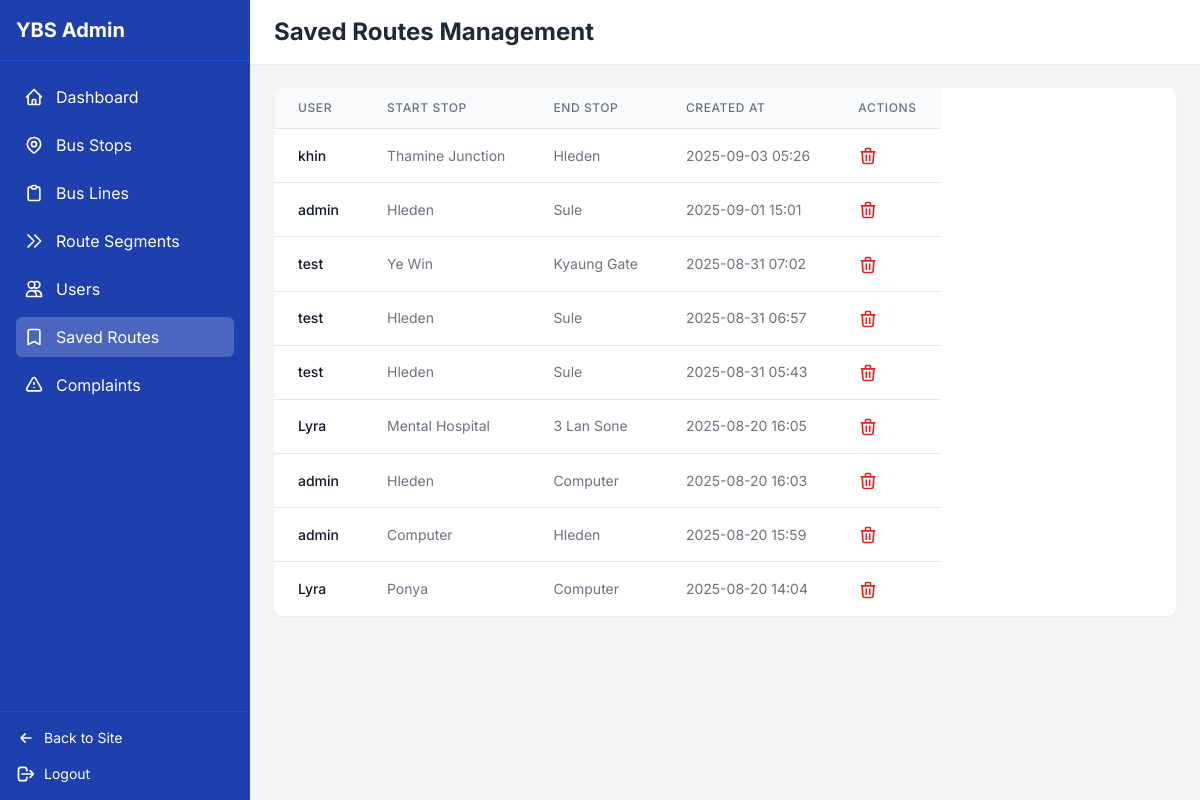
/admin-dashboard/saved-routes/ (signed in), run on an earlier commit of the app's database.
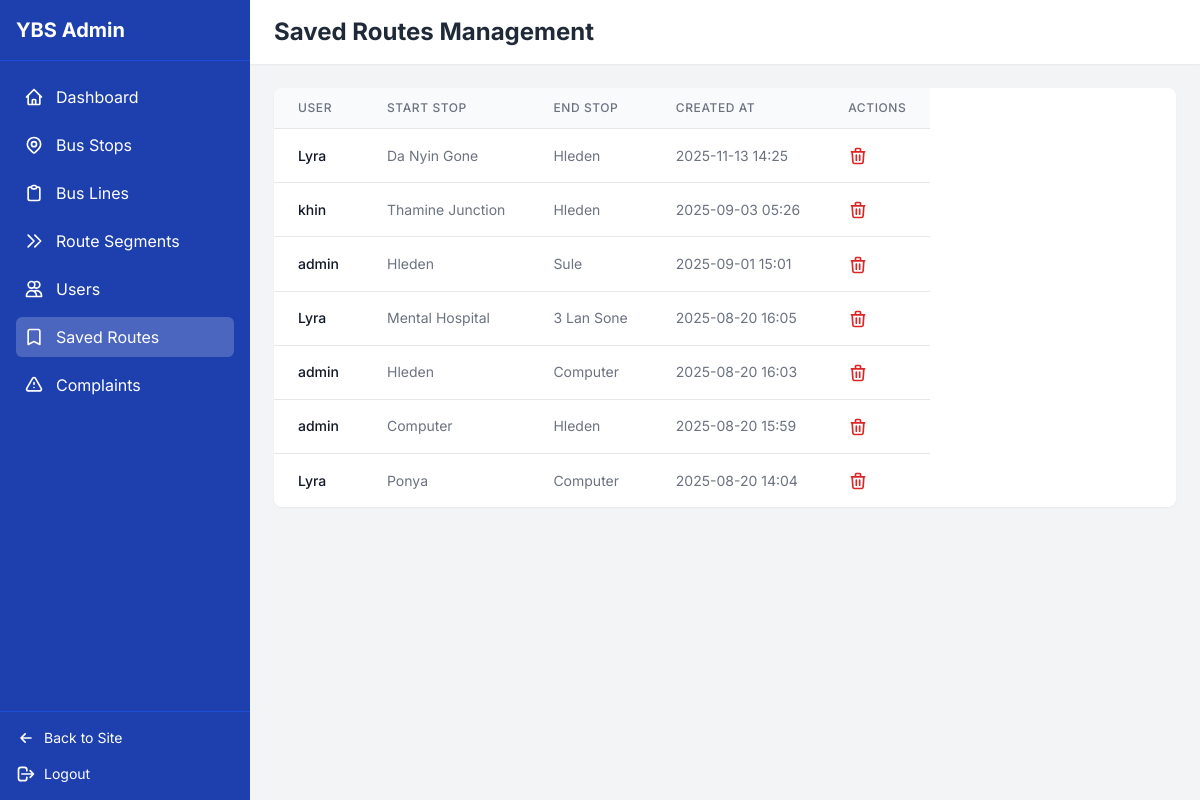
And on a later commit of the database.
### bus_routes/models.py (models this page shows, shortened)
class SavedRoute(models.Model):
    user = models.ForeignKey(User, on_delete=models.CASCADE, related_name='saved_routes')
    start_stop = models.ForeignKey(BusStop, on_delete=models.CASCADE, related_name='routes_as_start')
    end_stop = models.ForeignKey(BusStop, on_delete=models.CASCADE, related_name='routes_as_end')
    name = models.CharField(max_length=100, blank=True, null=True)
    created_at = models.DateTimeField(auto_now_add=True)
    class Meta:
        verbose_name = "Saved Route"
        verbose_name_plural = "Saved Routes"
        ordering = ['-created_at']

class BusStop(models.Model):
    name_mm = models.CharField(max_length=255, verbose_name="Stop Name (Myanmar)")
    name_en = models.CharField(max_length=255, verbose_name="Stop Name (English)")
    road_name_mm = models.CharField(max_length=255, blank=True, null=True, verbose_name="Road Name (Myanmar)")
    road_name_en = models.CharField(max_length=255, blank=True, null=True, verbose_name="Road Name (English)")
    latitude = models.DecimalField(max_digits=9, decimal_places=6, null=True, blank=True, verbose_name="Latitude")
    longitude = models.DecimalField(max_digits=9, decimal_places=6, null=True, blank=True, verbose_name="Longitude")
    class Meta:
        verbose_name = "Bus Stop"
        verbose_name_plural = "Bus Stops"
        unique_together = (('name_mm', 'road_name_mm'), ('name_en', 'road_name_en'))

### bus_routes/views.py (the view)
# urls.py: path('admin-dashboard/saved-routes/', views.admin_saved_routes, name='admin_saved_routes'),
@user_passes_test(is_admin)
def admin_saved_routes(request):
    saved_routes_list = SavedRoute.objects.all().order_by('-created_at')
    paginator = Paginator(saved_routes_list, 20)
    page_number = request.GET.get('page')
    page_obj = paginator.get_page(page_number)
    return render(request, 'admin_saved_routes.html', {
        'active_tab': 'saved_routes',
        'saved_routes': page_obj
    })

### bus_routes/views.py (called while the page is built)
def is_admin(user):
    return user.is_authenticated and user.is_staff

### templates/admin_saved_routes.html (shortened to what this page needs)
{% extends 'admin_dashboard.html' %}
{% block header_title %}Saved Routes Management{% endblock %}
{% block content %}
<div class="bg-white rounded-lg shadow-sm overflow-hidden">
    <div class="overflow-x-auto -webkit-overflow-scrolling-touch">
        <table class="min-w-full divide-y divide-gray-200" style="min-width: 600px;">
            <thead class="bg-gray-50">
                <tr>
                    <th class="px-3 sm:px-6 py-3 text-left text-xs font-medium text-gray-500 uppercase tracking-wider">User</th>
                    <th class="px-3 sm:px-6 py-3 text-left text-xs font-medium text-gray-500 uppercase tracking-wider">Start Stop</th>
                    <th class="px-3 sm:px-6 py-3 text-left text-xs font-medium text-gray-500 uppercase tracking-wider">End Stop</th>
                    <th class="px-3 sm:px-6 py-3 text-left text-xs font-medium text-gray-500 uppercase tracking-wider">Created At</th>
                    <th class="px-3 sm:px-6 py-3 text-left text-xs font-medium text-gray-500 uppercase tracking-wider">Actions</th>
                </tr>
            </thead>
            <tbody class="bg-white divide-y divide-gray-200">
                {% for route in saved_routes %}
                <tr class="hover:bg-gray-50">
                    <td class="px-3 sm:px-6 py-4 whitespace-nowrap text-sm font-medium text-gray-900">
                        {{ route.user.username }}
                    </td>
                    <td class="px-3 sm:px-6 py-4 whitespace-nowrap text-sm text-gray-500">
                        {{ route.start_stop.name_en }}
                    </td>
                    <td class="px-3 sm:px-6 py-4 whitespace-nowrap text-sm text-gray-500">
                        {{ route.end_stop.name_en }}
                    </td>
                    <td class="px-3 sm:px-6 py-4 whitespace-nowrap text-sm text-gray-500">
                        {{ route.created_at|date:"Y-m-d H:i" }}
                    </td>
                    <td class="px-3 sm:px-6 py-4 whitespace-nowrap text-sm font-medium">
                        <a href="{% url 'admin_saved_route_delete' route.id %}"
                           class="text-red-600 hover:text-red-900"
                           onclick="return confirm('Are you sure you want to delete this saved route?')">
                        </a>
                    </td>
                </tr>
                {% empty %}
                <tr>
                    <td colspan="5" class="px-6 py-8 text-center text-gray-500">
                        No saved routes found.
                    </td>
                </tr>
                {% endfor %}
            </tbody>
        </table>
    </div>
</div>
{% endblock %}

### templates/admin_dashboard.html (shortened to what this page needs)
<!DOCTYPE html>
<html lang="en">
<head>
    {% load static %}
    <script src="https://cdn.tailwindcss.com"></script>
</head>
<body>
    <div class="flex h-screen overflow-hidden">
        <div class="sidebar bg-blue-800 text-white flex flex-col mobile-hidden md:translate-x-0" id="sidebar">
            <div class="p-4 border-b border-blue-700 flex justify-between items-center">
                <h1 class="text-xl font-bold">YBS Admin</h1>
            </div>
            <nav class="flex-1 overflow-y-auto p-4">
                <ul class="space-y-2">
                    <li>
                        <a href="{% url 'admin_dashboard' %}" class="nav-item flex items-center p-2 {% if active_tab == 'dashboard' %}active{% endif %}">
                            Dashboard
                        </a>
                    </li>
                    <li>
                        <a href="{% url 'admin_bus_stops' %}" class="nav-item flex items-center p-2 {% if active_tab == 'bus_stops' %}active{% endif %}">
                            Bus Stops
                        </a>
                    </li>
                    <li>
                        <a href="{% url 'admin_bus_lines' %}" class="nav-item flex items-center p-2 {% if active_tab == 'bus_lines' %}active{% endif %}">
                            Bus Lines
                        </a>
                    </li>
                    <li>
                        <a href="{% url 'admin_route_segments' %}" class="nav-item flex items-center p-2 {% if active_tab == 'route_segments' %}active{% endif %}">
                            <svg xmlns="http://www.w3.org/2000/svg" class="h-5 w-5 mr-3" fill="none" viewBox="0 0 24 24" stroke="currentColor">
                                <path stroke-linecap="round" stroke-linejoin="round" stroke-width="2" d="M13 5l7 7-7 7M5 5l7 7-7 7" />
                            </svg>
                            Route Segments
                        </a>
                    </li>
                    <li>
                        <a href="{% url 'admin_users' %}" class="nav-item flex items-center p-2 {% if active_tab == 'users' %}active{% endif %}">
                            <svg xmlns="http://www.w3.org/2000/svg" class="h-5 w-5 mr-3" fill="none" viewBox="0 0 24 24" stroke="currentColor">
                                <path stroke-linecap="round" stroke-linejoin="round" stroke-width="2" d="M12 4.354a4 4 0 110 5.292M15 21H3v-1a6 6 0 0112 0v1zm0 0h6v-1a6 6 0 00-9-5.197M13 7a4 4 0 11-8 0 4 4 0 018 0z" />
                            </svg>
                            Users
                        </a>
                    </li>
                    <li>
                        <a href="{% url 'admin_saved_routes' %}" class="nav-item flex items-center p-2 {% if active_tab == 'saved_routes' %}active{% endif %}">
                            <svg xmlns="http://www.w3.org/2000/svg" class="h-5 w-5 mr-3" fill="none" viewBox="0 0 24 24" stroke="currentColor">
                                <path stroke-linecap="round" stroke-linejoin="round" stroke-width="2" d="M5 5a2 2 0 012-2h10a2 2 0 012 2v16l-7-3.5L5 21V5z" />
                            </svg>
                            Saved Routes
                        </a>
                    </li>
                    <li>
                        <a href="{% url 'admin_complaints' %}" class="nav-item flex items-center p-2 {% if active_tab == 'complaints' %}active{% endif %}">
                            Complaints
                        </a>
                    </li>
                </ul>
            </nav>
            <div class="p-4 border-t border-blue-700">
                <a href="{% url 'home' %}" class="flex items-center text-sm hover:text-white">
                    <svg xmlns="http://www.w3.org/2000/svg" class="h-5 w-5 mr-2" fill="none" viewBox="0 0 24 24" stroke="currentColor">
                        <path stroke-linecap="round" stroke-linejoin="round" stroke-width="2" d="M11 17l-5-5m0 0l5-5m-5 5h12" />
                    </svg>
                    Back to Site
                </a>
                <a href="{% url 'logout' %}" class="flex items-center text-sm mt-4 hover:text-white">
                    <svg xmlns="http://www.w3.org/2000/svg" class="h-5 w-5 mr-2" fill="none" viewBox="0 0 24 24" stroke="currentColor">
                        <path stroke-linecap="round" stroke-linejoin="round" stroke-width="2" d="M17 16l4-4m0 0l-4-4m4 4H7m6 4v1a3 3 0 01-3 3H6a3 3 0 01-3-3V7a3 3 0 013-3h4a3 3 0 013 3v1" />
                    </svg>
                    Logout
                </a>
            </div>
        </div>
        <div class="content flex-1 overflow-y-auto w-full">
            <header class="bg-white shadow-sm sticky top-0 z-30">
                <div class="px-4 sm:px-6 py-4 flex items-center justify-between">
                    <h1 class="text-xl sm:text-2xl font-bold text-gray-800">{% block header_title %}Admin Dashboard{% endblock %}</h1>
                </div>
            </header>
            <main class="p-4 sm:p-6">
                {% block content %}{% endblock %}
            </main>
        </div>
    </div>
</body>
</html>

### templates/admin_dashboard.html (style rules this page uses)
body { font-family: 'Inter', sans-serif; background-color: #f3f4f6; }
.sidebar { width: 250px; transition: all 0.3s; }
.sidebar.mobile-hidden { transform: translateX(-100%); }
@media (min-width: 768px) { .sidebar.mobile-hidden { transform: translateX(0); } }
.content { transition: all 0.3s; }
.nav-item { transition: all 0.2s; border-radius: 0.375rem; }
.nav-item.active { background-color: rgba(255, 255, 255, 0.2); }

What changed in the data, as far as the page shows it:
removed SavedRoute: user.username "test", start_stop.name_en "Ye Win", end_stop.name_en "Kyaung Gate", created_at "2025-08-31 07:02"
removed SavedRoute: user.username "test", start_stop.name_en "Hleden", end_stop.name_en "Sule", created_at "2025-08-31 06:57"
removed SavedRoute: user.username "test", start_stop.name_en "Hleden", end_stop.name_en "Sule", created_at "2025-08-31 05:43"
added SavedRoute: user.username "Lyra", start_stop.name_en "Da Nyin Gone", end_stop.name_en "Hleden", created_at "2025-11-13 14:25"
